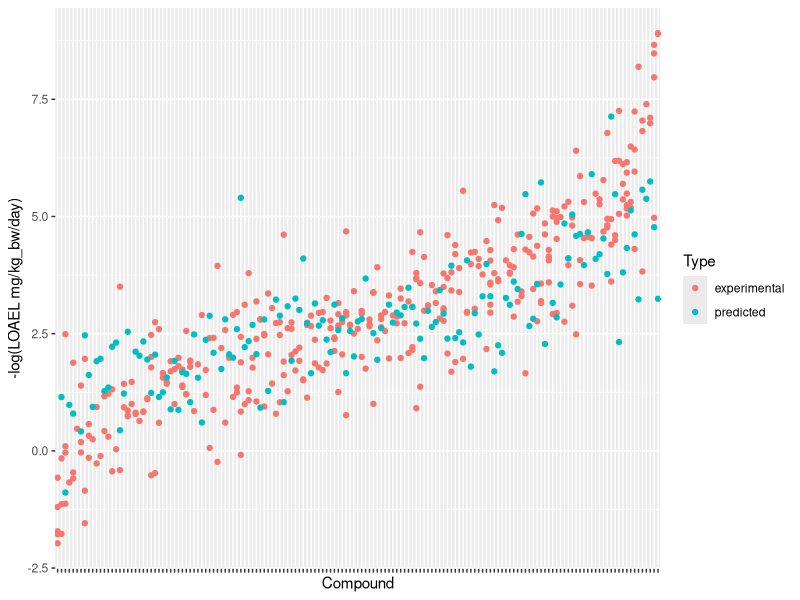

Generate this figure with R:
library(ggplot2)

combined = read.csv("data/combined-test-predictions.csv",header=T)
test <- read.csv("data/test.csv",header=T)
n = c("SMILES","LOAEL","Source")

data = data.frame(factor(test$SMILES),test$LOAEL,factor(test$Dataset))
names(data) = n
data$Type = "experimental"
comb = data.frame(factor(combined$SMILES),combined$LOAEL_predicted,factor(combined$Dataset))
names(comb) = n
comb$Type = "predicted"
data = rbind(data,comb)
data$LOAEL = -log(data$LOAEL)
data$SMILES <- reorder(data$SMILES,data$LOAEL)
#img <- ggplot(data, aes(SMILES,LOAEL,ymin = min(LOAEL), ymax=max(LOAEL),shape=Source,color=Type))
img <- ggplot(data, aes(SMILES,LOAEL,ymin = min(LOAEL), ymax=max(LOAEL),color=Type))
img <- img + ylab('-log(LOAEL mg/kg_bw/day)') + xlab('Compound') + theme(axis.text.x = element_blank())
img <- img + geom_point()

ggsave(file='figure/test-prediction.pdf', plot=img,width=12, height=8)
